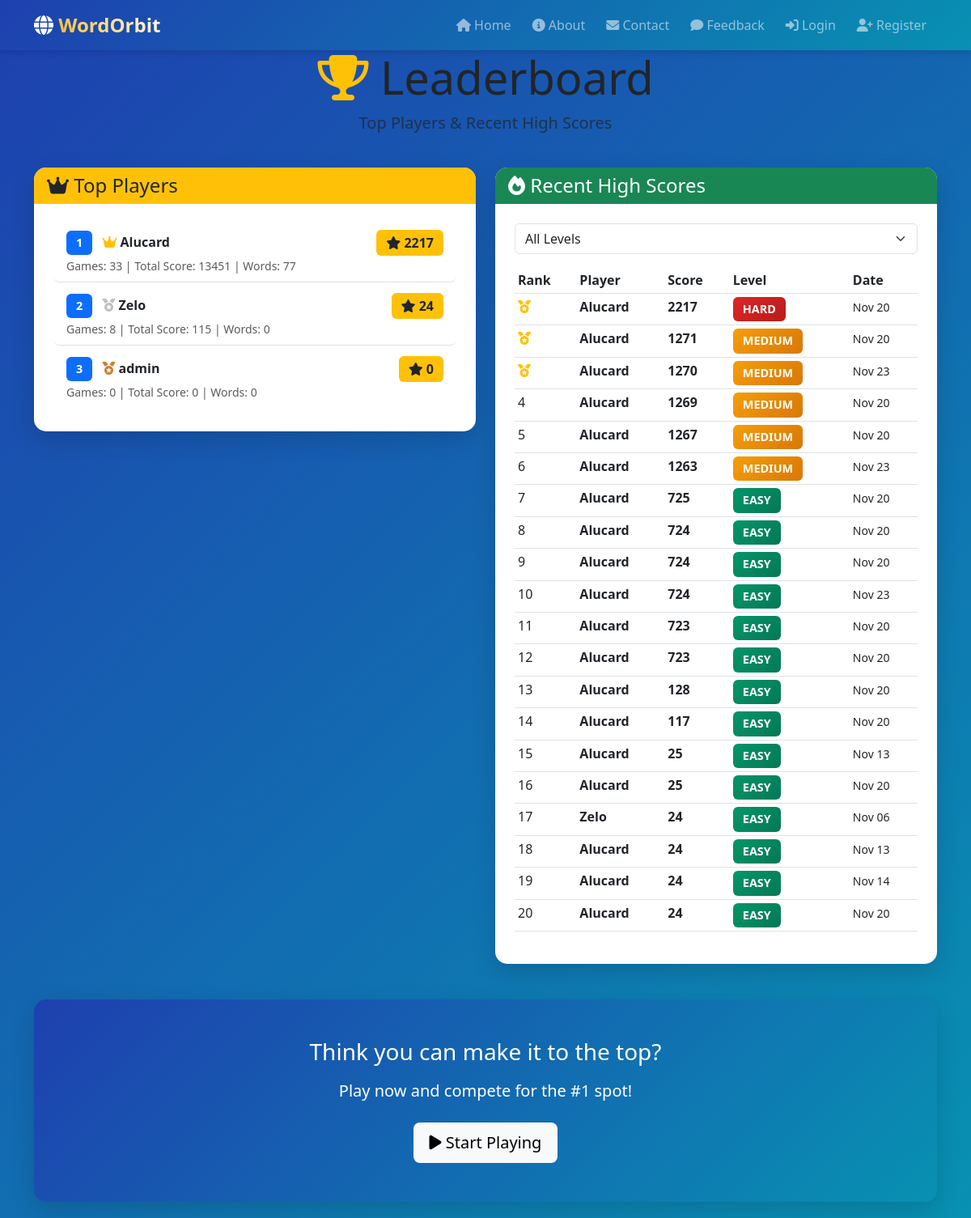
The app's page /leaderboard/, older data.
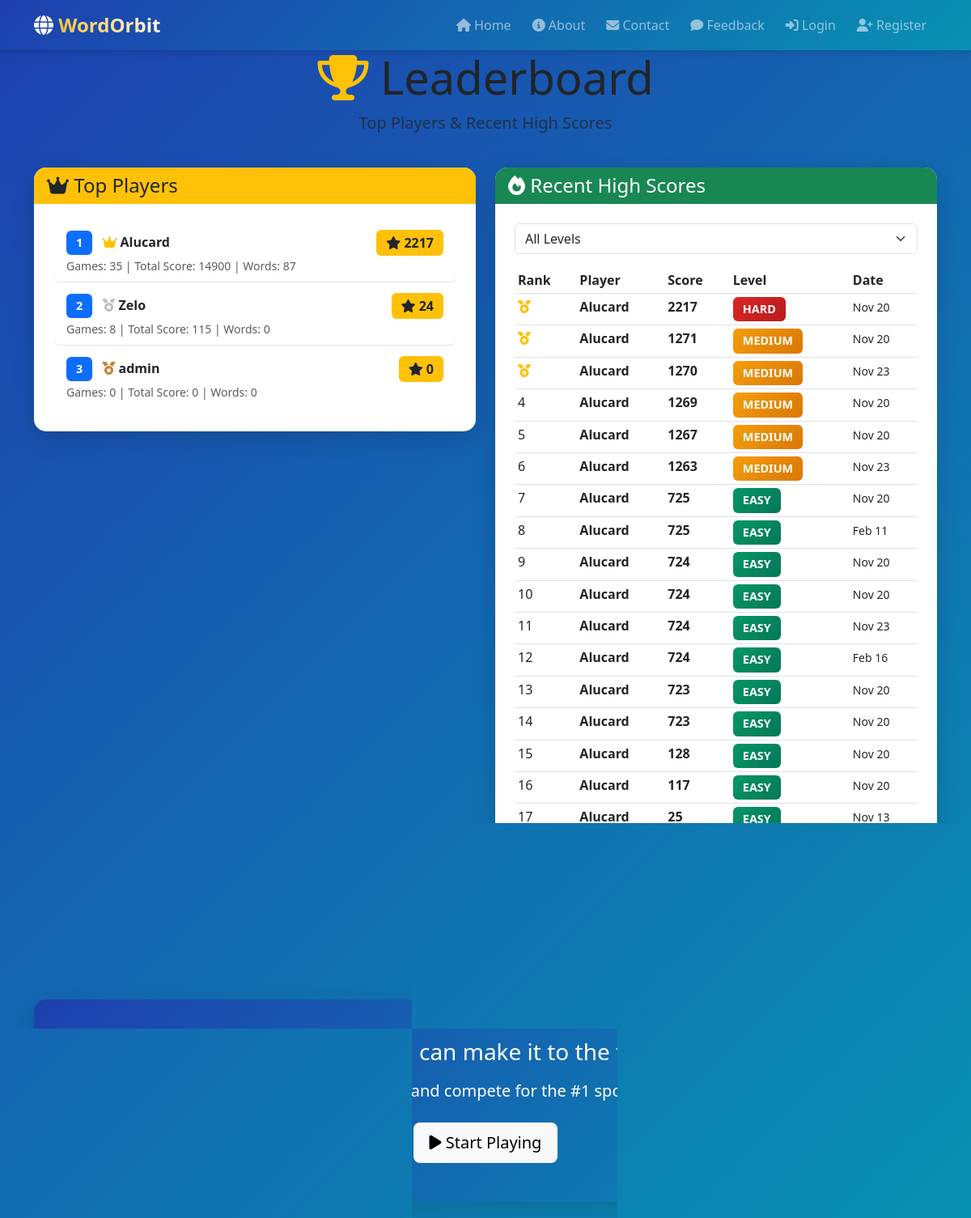
The same page, newer data.
### Wordapp/models.py (models this page shows, shortened)
class UserProfile(models.Model):
    user = models.OneToOneField(User, on_delete=models.CASCADE, related_name='profile')
    total_games = models.IntegerField(default=0)
    total_score = models.IntegerField(default=0)
    highest_score = models.IntegerField(default=0)
    words_discovered = models.IntegerField(default=0)
    achievements = models.TextField(blank=True)
    avatar = models.ImageField(upload_to='avatars/', blank=True, null=True)
    bio = models.TextField(max_length=500, blank=True)
    created_at = models.DateTimeField(auto_now_add=True)
    updated_at = models.DateTimeField(auto_now=True)
    class Meta:
        verbose_name = 'User Profile'
        verbose_name_plural = 'User Profiles'

class GameSession(models.Model):
    user = models.ForeignKey(User, on_delete=models.CASCADE, related_name='game_sessions')
    difficulty = models.CharField(max_length=10)
    grid_size = models.IntegerField()
    words_found = models.IntegerField(default=0)
    total_words = models.IntegerField()
    score = models.IntegerField(default=0)
    time_taken = models.IntegerField(help_text="Time in seconds")
    completed = models.BooleanField(default=False)
    created_at = models.DateTimeField(auto_now_add=True)
    class Meta:
        ordering = ['-created_at']

### Wordapp/views.py (the view)
# urls.py: path('leaderboard/', views.leaderboard, name='leaderboard'),
def leaderboard(request):
    top_players = UserProfile.objects.order_by('-highest_score')[:20]
    difficulty = request.GET.get('difficulty', 'all')
    recent_games = GameSession.objects.all().order_by('-score')
    if difficulty != 'all':
        recent_games = recent_games.filter(difficulty=difficulty)
    recent_games = recent_games[:20]
    context = {
        'top_players': top_players,
        'recent_games': recent_games,
        'selected_difficulty': difficulty,
    }
    return render(request, 'Wordapp/leaderboard.html', context)

### Wordapp/templates/Wordapp/leaderboard.html (shortened to what this page needs)
{% extends 'Wordapp/base.html' %}
{% block content %}
<div class="container">
    <div class="row mb-4">
        <div class="col-12 text-center">
            <h1 class="display-4">
                <i class="fas fa-trophy text-warning"></i> Leaderboard
            </h1>
            <p class="lead text-muted">Top Players & Recent High Scores</p>
        </div>
    </div>
    <div class="row">
        <div class="col-md-6 mb-4">
            <div class="card shadow-lg">
                <div class="card-header bg-warning text-dark">
                    <h4 class="mb-0"><i class="fas fa-crown"></i> Top Players</h4>
                </div>
                <div class="card-body">
                    {% if top_players %}
                    <div class="list-group list-group-flush">
                        {% for player in top_players %}
                        <div class="list-group-item {% if player.user == user %}bg-light{% endif %}">
                            <div class="d-flex justify-content-between align-items-center">
                                <div>
                                    <span class="badge bg-primary me-2">{{ forloop.counter }}</span>
                                    {% if forloop.counter == 1 %}
                                        <i class="fas fa-crown text-warning"></i>
                                    {% elif forloop.counter == 2 %}
                                        <i class="fas fa-medal" style="color: silver;"></i>
                                    {% elif forloop.counter == 3 %}
                                        <i class="fas fa-medal" style="color: #cd7f32;"></i>
                                    {% endif %}
                                    <strong>{{ player.user.username }}</strong>
                                </div>
                                <div>
                                    <span class="badge bg-warning text-dark fs-6">
                                        <i class="fas fa-star"></i> {{ player.highest_score }}
                                    </span>
                                </div>
                            </div>
                            <small class="text-muted">
                                Games: {{ player.total_games }} |
                                Total Score: {{ player.total_score }} |
                                Words: {{ player.words_discovered }}
                            </small>
                        </div>
                        {% endfor %}
                    </div>
                    {% else %}
                    <div class="text-center text-muted py-4">
                        <i class="fas fa-users fa-3x mb-3"></i>
                        <p>No players yet. Be the first!</p>
                    </div>
                    {% endif %}
                </div>
            </div>
        </div>
        <div class="col-md-6 mb-4">
            <div class="card shadow-lg">
                <div class="card-header bg-success text-white">
                    <h4 class="mb-0"><i class="fas fa-fire"></i> Recent High Scores</h4>
                </div>
                <div class="card-body">
                    <div class="mb-3">
                        <form method="get" class="d-flex gap-2">
                            <select name="difficulty" class="form-select" onchange="this.form.submit()">
                                <option value="all" {% if selected_difficulty == 'all' %}selected{% endif %}>All Levels</option>
                            </select>
                        </form>
                    </div>
                    {% if recent_games %}
                    <div class="table-responsive">
                        <table class="table table-sm table-hover">
                            <thead>
                                <tr>
                                    <th>Rank</th>
                                    <th>Player</th>
                                    <th>Score</th>
                                    <th>Level</th>
                                    <th>Date</th>
                                </tr>
                            </thead>
                            <tbody>
                                {% for game in recent_games %}
                                <tr {% if game.user == user %}class="table-success"{% endif %}>
                                    <td>
                                        {% if forloop.counter <= 3 %}
                                        <i class="fas fa-medal text-warning"></i>
                                        {% else %}
                                        {{ forloop.counter }}
                                        {% endif %}
                                    </td>
                                    <td>
                                        <strong>{{ game.user.username }}</strong>
                                    </td>
                                    <td><strong>{{ game.score }}</strong></td>
                                    <td>
                                        <span class="badge bg-{{ game.difficulty }}">
                                            {{ game.difficulty|upper }}
                                        </span>
                                    </td>
                                    <td><small>{{ game.created_at|date:"M d" }}</small></td>
                                </tr>
                                {% endfor %}
                            </tbody>
                        </table>
                    </div>
                    {% else %}
                    <div class="text-center text-muted py-4">
                        <i class="fas fa-gamepad fa-3x mb-3"></i>
                        <p>No games played yet!</p>
                    </div>
                    {% endif %}
                </div>
            </div>
        </div>
    </div>
    <div class="row">
        <div class="col-12">
            <div class="card bg-gradient-primary text-white text-center shadow-lg">
                <div class="card-body py-5">
                    <h3 class="mb-3">Think you can make it to the top?</h3>
                    <p class="lead mb-4">
                        Play now and compete for the #1 spot!
                    </p>
                    <a href="{% url 'game_play' %}" class="btn btn-light btn-lg">
                        <i class="fas fa-play"></i> Start Playing
                    </a>
                </div>
            </div>
        </div>
    </div>
</div>
{% endblock %}

### Wordapp/templates/Wordapp/base.html (shortened to what this page needs)
<!DOCTYPE html>
<html lang="en">
  <head>
    <link href="https://cdn.jsdelivr.net/npm/bootstrap@5.3.0/dist/css/bootstrap.min.css" rel="stylesheet" />
    <link rel="stylesheet" href="https://cdnjs.cloudflare.com/ajax/libs/font-awesome/6.4.0/css/all.min.css" />
    {% load static %}
    <link rel="stylesheet" href="{% static 'Wordapp/css/style.css' %}" />
  </head>
  <body>
    <nav class="navbar navbar-expand-lg navbar-dark bg-gradient-primary">
      <div class="container">
        <a class="navbar-brand" href="{% url 'home' %}"><i class="fas fa-globe"></i> <span class="brand-text">WordOrbit</span></a>
        <div class="collapse navbar-collapse" id="navbarNav">
          <ul class="navbar-nav ms-auto">
            <li class="nav-item">
              <a class="nav-link" href="{% url 'home' %}"><i class="fas fa-home"></i> Home</a>
            </li>
            <li class="nav-item">
              <a class="nav-link" href="{% url 'about' %}"><i class="fas fa-info-circle"></i> About</a>
            </li>
            {% if user.is_authenticated %}
              <li class="nav-item">
                <a class="nav-link" href="{% url 'game_play' %}">Play</a>
              </li>
              <li class="nav-item">
                <a class="nav-link" href="{% url 'leaderboard' %}">Leaderboard</a>
              </li>
              <li class="nav-item">
                <a class="nav-link" href="{% url 'profile' %}">Profile</a>
              </li>
              <li class="nav-item">
                <a class="nav-link" href="{% url 'contact' %}">Contact</a>
              </li>
              <li class="nav-item">
                <a class="nav-link" href="{% url 'feedback' %}">Feedback</a>
              </li>
              <li class="nav-item">
                <a class="nav-link" href="{% url 'logout' %}"><i class="fas fa-sign-out-alt"></i> Logout</a>
              </li>
            {% else %}
              <li class="nav-item">
                <a class="nav-link" href="{% url 'contact' %}"><i class="fas fa-envelope"></i> Contact</a>
              </li>
              <li class="nav-item">
                <a class="nav-link" href="{% url 'feedback' %}"><i class="fas fa-comment"></i> Feedback</a>
              </li>
              <li class="nav-item">
                <a class="nav-link" href="{% url 'login' %}"><i class="fas fa-sign-in-alt"></i> Login</a>
              </li>
              <li class="nav-item">
                <a class="nav-link" href="{% url 'register' %}"><i class="fas fa-user-plus"></i> Register</a>
              </li>
            {% endif %}
          </ul>
        </div>
      </div>
    </nav>
    <main>
      {% block content %}{% endblock %}
    </main>
  </body>
</html>

### Wordapp/static/Wordapp/css/style.css (style rules this page uses)
:root { --primary-color: #1e40af; --secondary-color: #3b82f6; --success-color: #059669; --danger-color: #dc2626; --warning-color: #f59e0b; --info-color: #0891b2; --dark-color: #1e293b; --light-color: #f8fafc; --gradient-start: #1e40af; --gradient-end: #0891b2; }
* { margin: 0; padding: 0; box-sizing: border-box; }
body { font-family: 'Segoe UI', Tahoma, Geneva, Verdana, sans-serif; background: linear-gradient(135deg, var(--gradient-start) 0%, var(--gradient-end) 100%); background-attachment: fixed; min-height: 100vh; display: flex; flex-direction: column; }
main { flex: 1; }
.bg-gradient-primary { background: linear-gradient(135deg, var(--gradient-start) 0%, var(--gradient-end) 100%) !important; box-shadow: 0 4px 6px rgba(0, 0, 0, 0.1); }
.navbar-brand { font-weight: bold; font-size: 1.5rem; transition: transform 0.3s; }
.brand-text { font-size: 1.5rem; font-weight: bold; background: linear-gradient(45deg, #fbbf24, #fff); -webkit-background-clip: text; -webkit-text-fill-color: transparent; background-clip: text; }
.nav-link { transition: all 0.3s ease; border-radius: 5px; margin: 0 5px; }
.card { border: none; border-radius: 15px; box-shadow: 0 5px 15px rgba(0, 0, 0, 0.1); transition: all 0.3s ease; background: white; margin-bottom: 20px; }
.card-header { border-radius: 15px 15px 0 0 !important; font-weight: bold; border: none; }
.card-body { padding: 1.5rem; }
.btn { border-radius: 8px; padding: 10px 20px; font-weight: 500; transition: all 0.3s ease; border: none; }
.badge { padding: 8px 12px; font-size: 0.9rem; border-radius: 6px; }
.badge.bg-easy { background: linear-gradient(135deg, var(--success-color), #047857) !important; }
.badge.bg-medium { background: linear-gradient(135deg, var(--warning-color), #d97706) !important; }
.badge.bg-hard { background: linear-gradient(135deg, var(--danger-color), #b91c1c) !important; }
.list-group-item { border-left: 4px solid transparent; transition: all 0.3s; border-radius: 8px; margin-bottom: 5px; }
.shadow-lg { box-shadow: 0 10px 30px rgba(0, 0, 0, 0.15) !important; }

Row changes from the older to the newer data that the page shows:
no longer on this page (row unchanged): GameSession: user.username "Alucard", score "25", difficulty "EASY", created_at "Nov 20"
no longer on this page (row unchanged): GameSession: user.username "Zelo", score "24", difficulty "EASY", created_at "Nov 06"
no longer on this page (row unchanged): GameSession: user.username "Alucard", score "24", difficulty "EASY", created_at "Nov 13"
no longer on this page (row unchanged): GameSession: user.username "Alucard", score "24", difficulty "EASY", created_at "Nov 14"
no longer on this page (row unchanged): GameSession: user.username "Alucard", score "24", difficulty "EASY", created_at "Nov 20"
changed UserProfile "Alucard": total_games "33" → "35"; total_score "13451" → "14900"; words_discovered "77" → "87"
added GameSession: user.username "Alucard", score "725", difficulty "EASY", created_at "Feb 11"
added GameSession: user.username "Alucard", score "724", difficulty "EASY", created_at "Feb 16"
